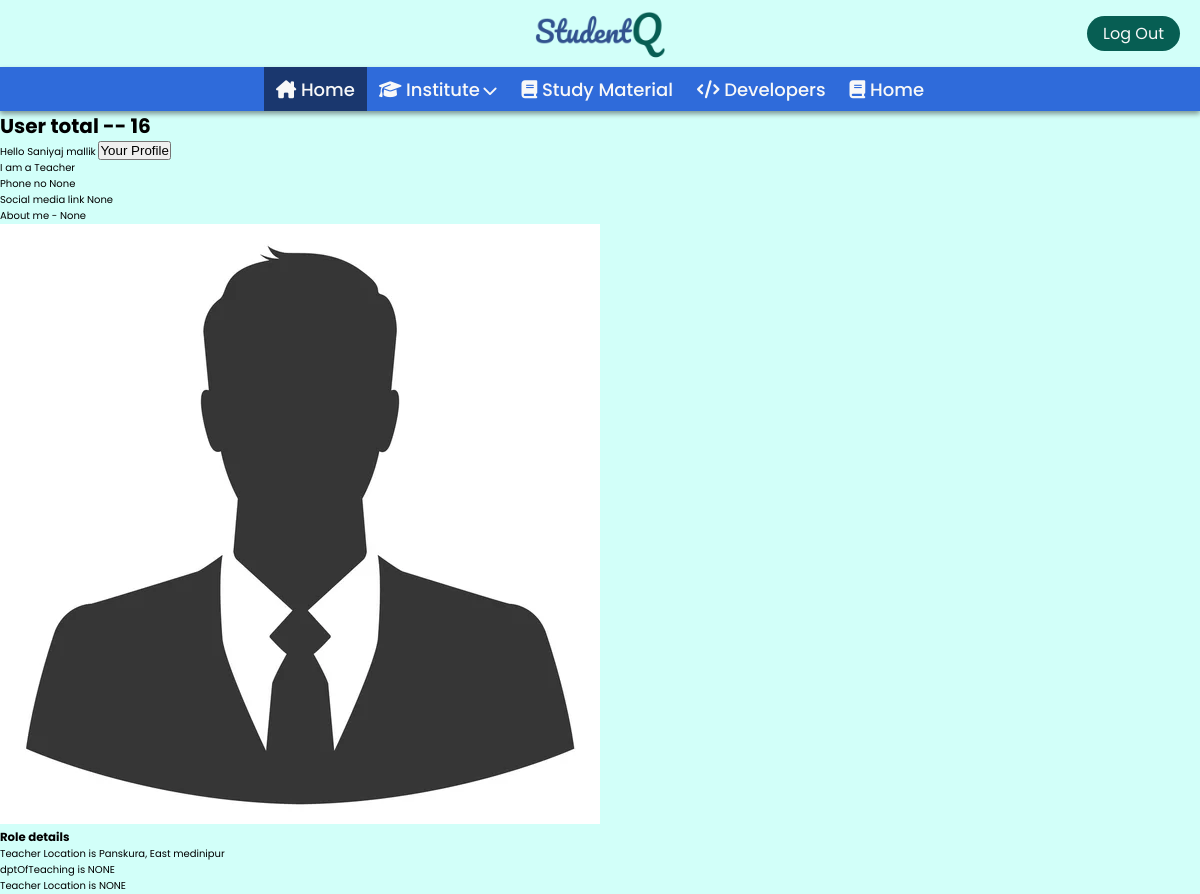
The page / (signed in) on the database as committed earlier.
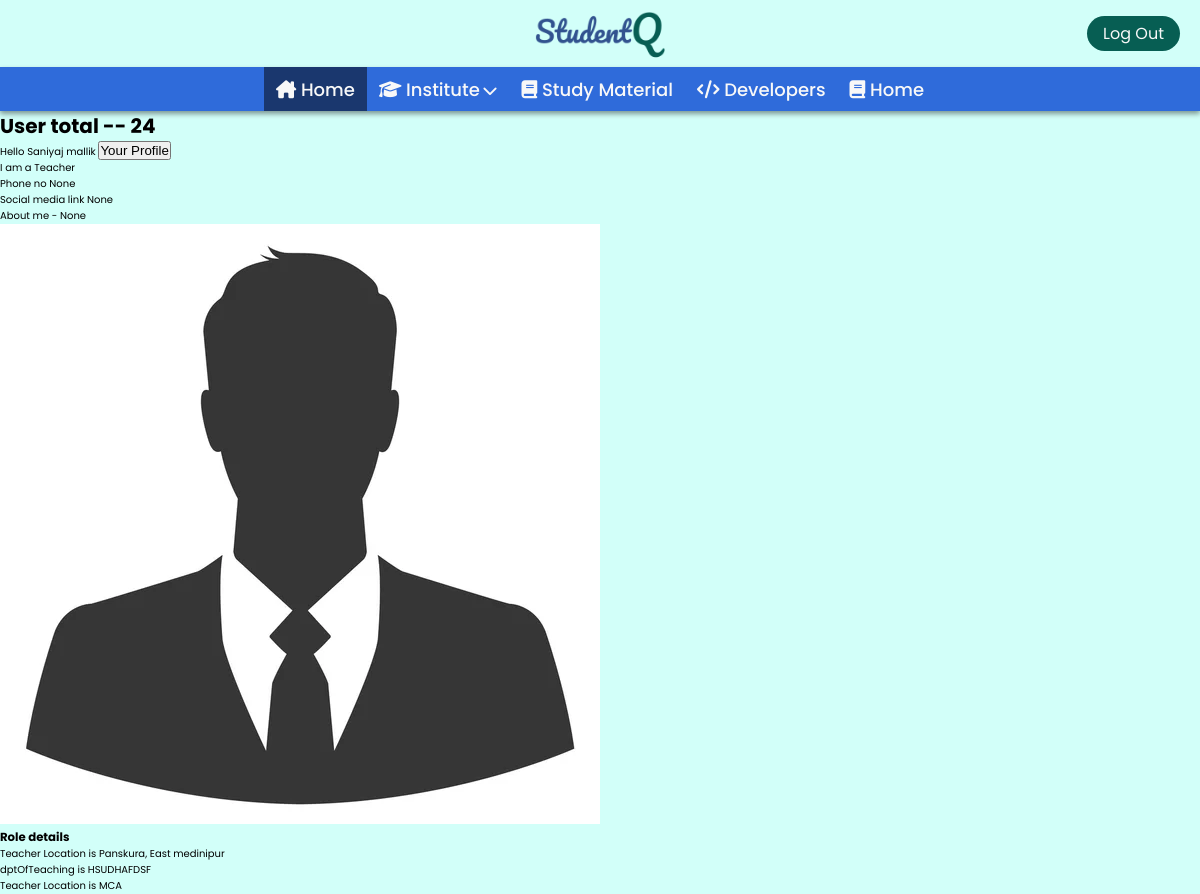
The same page on the database as committed later.
### Base/models.py (models this page shows, shortened)
class Profile(models.Model):
    user = models.OneToOneField(User, null=True,blank = True, on_delete=models.CASCADE)
    fullName = models.CharField(max_length = 200, null=True)
    email = models.EmailField(max_length =100, null=True)
    role = models.CharField(max_length= 50)
    phNo = models.CharField(max_length=20, null=True)
    socialId = models.CharField(max_length=200, null=True)
    desc =models.TextField(null = True)
    dp = models.ImageField(null = True, blank = True, default='bydefault.jpg', upload_to="media")

class Teacher(models.Model):
    teacher_userid  =models.IntegerField()
    location = models.CharField(max_length=200, null=True)
    dptOfTeaching = models.CharField(max_length=200, null=True)
    qualification = models.CharField(max_length=200, null=True)
    institute=models.CharField(max_length=200, null=True)

### Base/views.py (the view)
# urls.py: path('', views.home, name='home'),
def home(request):
    context = {}
    userCount = User.objects.all().count()
    context['TotalUser'] = userCount
    if request.user.is_authenticated:
        dp = request.user.profile.dp
        context['dp'] = dp
        if request.user.profile.role == 'student':
            student = Student.objects.get(student_userid=request.user.id)
            context["student"] = student
        elif request.user.profile.role == 'teacher':
            teacher = Teacher.objects.get(teacher_userid=request.user.id)
            context["teacher"] = teacher
        if request.user.profile.role == 'owner':
            owner = Owner.objects.get(mess_userid=request.user.id)
            context["owner"] = owner
    reviews = Review.objects.all()
    context["reviews"] = reviews
    return render(request, 'home.html', context)

### Base/templates/home.html (shortened to what this page needs)
{% extends 'main.html' %}
{% load static %}
{% block css %}
<link rel="stylesheet" href="{% static 'mStyle/slider.css' %}">
<link rel="stylesheet" href="{% static 'mstyle/home.css' %}">
{% endblock css %}
{% block body %}
{% if request.user.is_authenticated %}
<div class="main">
  <div class="userVisits">
    <h1>User total -- {{TotalUser}}</h1>
  </div>
  Hello <span>{{ user.profile.fullName|capfirst }}</span>
  <a href="{% url 'profile' user.id %}"><button>Your Profile</button></a>
  <br />
  I am a <span>{{ user.profile.role|capfirst }}</span>
  <br />
  Phone no <span>{{ user.profile.phNo }}</span>
  <br />
  Social media link <span>{{ user.profile.socialId }}</span>
  <br />
  About me - <span>{{ user.profile.desc }}</span>
  <br />
  <img src="{{dp.url}}" alt="" class="dpProfile">
  <br />
  <h3>Role details</h3>
  {% if user.profile.role == 'teacher' %}
  Teacher Location is <span>{{ teacher.location|capfirst }}</span>
  <br />
  dptOfTeaching is <span>{{ teacher.dptOfTeaching|upper }}</span>
  <br />
  Teacher Location is <span>{{ teacher.qualification|upper }}</span>
  <br />
  {% endif %}
</div>
{% else %}
{% include 'homeBody.html' %}
{% endif %}
{% endblock %}

### Base/templates/main.html (shortened to what this page needs)
{% load static %}
<!DOCTYPE html>
<html lang="en">
<head>
  <link rel="stylesheet" href="{% static 'mStyle/main.css' %}">
  <link rel="stylesheet" href="{% static 'mStyle/navDesign.css' %}">
  {%block css%}
  {%endblock%}
  <link rel="stylesheet" href="https://cdnjs.cloudflare.com/ajax/libs/font-awesome/6.3.0/css/all.min.css"
 />
</head>
<body onload="logingStart()">
  <nav class="nav" id="nav">
    <div class="header" id="header">
      <a href="/"><img src="{% static 'media/Site_Logo.png' %}" alt="Site_Logo" class="site__logo"></a>
      <div class="btnContainer">
        <div class="btnContainer--btns">
          {% if request.user.is_authenticated %}
          <a href="{% url 'logout' %}" role="button" class="btn btn-green rounded-corner btn-visible-onclick">Log
            Out</a>
          {% else %}
          <a href="{% url 'login' %}" role="button" class="btn btn-green rounded-corner btn-visible-onclick">Log In</a>
          <a href="{% url 'register' %}" role="button"
            class="btn btn-green rounded-corner btn-visible-onclick">Register</a>
          {% endif %}
        </div>
      </div>
    </div>
    <ul class="navber" id="navber">
      <li class="navlink navlink__active">
        <a href="{% url 'home' %}"><i class="fa-solid fa-house-chimney"></i>&nbsp;Home</a>
      </li>
      <li class="navlink">
        <a href="{% url 'institute' %}"><i class="fa-solid fa-graduation-cap"></i>&nbsp;Institute&nbsp;<i
            class="fa-solid fa-chevron-down sml__arrow"></i></a>
      </li>
      <li class="navlink">
        <a href="{% url 'studyMetirial' %}"><i class="fa-solid fa-book"></i>&nbsp;Study Material</a>
      </li>
      <li class="navlink">
        <a href="/"><i class="fa-solid fa-code"></i>&nbsp;Developers</a>
      </li>
      <li class="navlink">
        <a href="/"><i class="fa-solid fa-book"></i>&nbsp;Home</a>
      </li>
    </ul>
  </nav>
  {% block body %}
  {% endblock %}
</body>
</html>

### static/mStyle/main.css (style rules this page uses)
:root { --light-green-theme: #D2FFF9; --light-blue: #669CFF; --main-blue: #2F6BDA; --dark-blue: #1a376e; --light-dark-blue: #083891; --theme-clr: #075E53; --theme-clr-light: #178274; --hover-green: #094a42; --black: #000; --white: #fff; --drk-white: #f8f8f8; --light-gray: #d9d9d9; --placeholder-clr: #707070; --main-yellow: #FFE454; --font-primary: 'Poppins', sans-serif; --font-secondary: 'Righteous', cursive; --font-ternary: 'Pacifico', cursive; --font-ps: 'Alkatra', cursive; }
*::placeholder { color: var(--placeholder-clr); }
*, *::before, *::after { margin: 0; padding: 0; box-sizing: border-box; scrollbar-width: thin; scrollbar-color: var(--theme-clr) var(--light-gray); }
html { font-size: 62.5%; overflow-x: hidden; }
body { min-height: 100vh; font-family: 'Poppins', sans-serif; overflow-x: hidden; background: var(--light-green-theme); }
a { text-decoration: none; }
.btn { text-decoration: none; padding: 0.6rem 1.6rem; font-size: 1.6rem; transition: all 0.5s ease-out; cursor: pointer; }
.btn-green { color: var(--drk-white); background-color: var(--theme-clr); }
.rounded-corner { border-radius: 3rem; }
.sml__arrow { font-size: 1.5rem; margin-left: -0.2rem; }

### static/mStyle/navDesign.css (style rules this page uses)
.nav { display: flex; flex-wrap: nowrap; flex-direction: column; width: 100%; z-index: 9999 !important; }
.nav .header { display: flex; align-items: center; justify-content: center; z-index: 999; }
.nav .header .site__logo { height: 6.21rem; }
.nav .header .btnContainer { position: absolute; right: 2rem; display: flex; align-items: center; justify-content: center; gap: 1rem; }
.nav .navber { width: 100%; position: relative; background-color: var(--main-blue); display: flex; align-items: center; justify-content: center; list-style: none; box-shadow: 0px 3px 5px rgba(0, 0, 0, 0.403); }
.nav .navber .navlink { font-size: 1.8rem; font-weight: 200; color: var(--drk-white); padding: 0.85rem 1.2rem; }
.nav .navber .navlink.navlink__active { background: var(--dark-blue) !important; font-weight: 500; }
.nav .navber .navlink a { color: var(--drk-white); font-size: 1.8rem; font-weight: 500; }

Rows that differ between the two databases and show on the page:
changed Teacher "Panskura, East medinipur": dptOfTeaching "NONE" → "HSUDHAFDSF"; qualification "NONE" → "MCA"
Other text that changed with them:
{{ TotalUser }}: "16" → "24"
